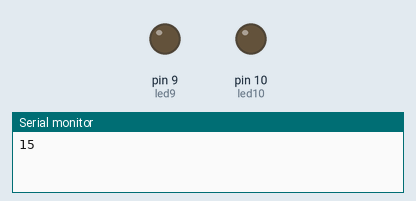
This sketch was run on a simulated Arduino Uno, built with avr-gcc and run on an emulated ATmega328P. Parts: output pins drawn as LEDs (lit = HIGH), the last lines printed to the serial monitor.

Above: at 0.05 s.
At 0.45 s:
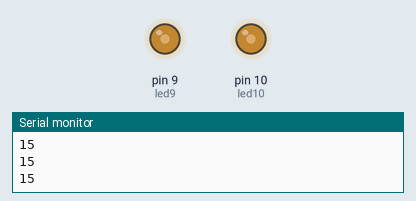
At 0.8 s:
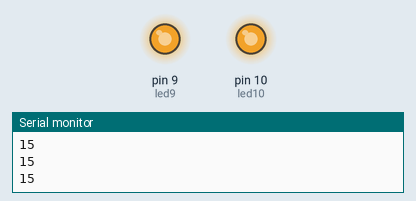
At 1.55 s:
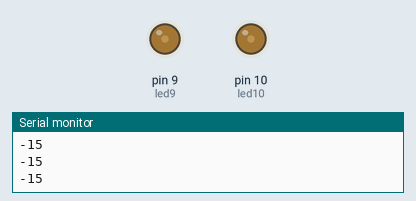
Timing chart, 0 to 3.9 s (numbered marks = the images above):
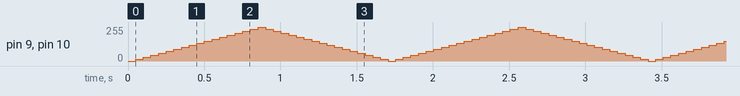

The sketch:

fade_9_10.ino
```cpp
int led9 = 9;           // the PWM pin the LED is attached to
int led10 = 10;
int brightness = 0;    // how bright the LED is
int fadeAmount = 15;    // how many points to fade the LED by

// the setup routine runs once when you press reset:
void setup() {
   Serial.begin(9600);
  // declare pin 9 to be an output:
  pinMode(led9, OUTPUT);
  pinMode(led10, OUTPUT);
}

// the loop routine runs over and over again forever:
void loop() {
  // set the brightness of pin 9:
  analogWrite(led10, brightness);
  analogWrite(led9, brightness);
  // change the brightness for next time through the loop:
  brightness = brightness + fadeAmount;

  // reverse the direction of the fading at the ends of the fade:
  if (brightness <= 0 || brightness >= 255) {
    fadeAmount = -fadeAmount;
  }
  Serial.println(fadeAmount);
  // wait for 30 milliseconds to see the dimming effect
  delay(50);
}
```
